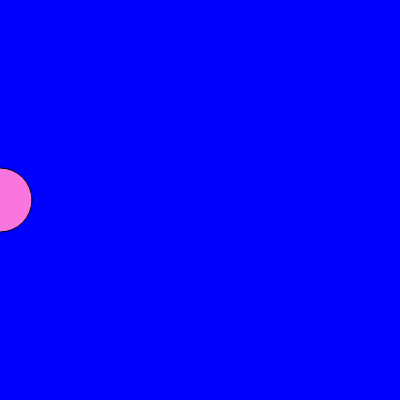
Frame 1 (no input)
Frame 60 (no input): identical to frame 1, image omitted
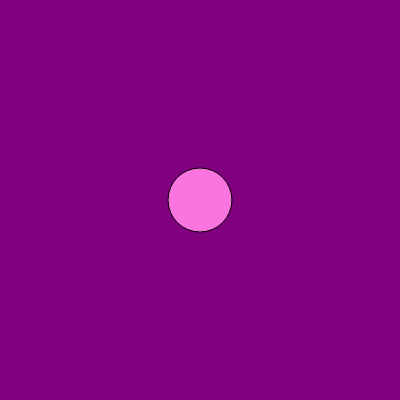
Frame 120 (the mouse pressed at the canvas centre since frame 60)

The p5.js sketch that drew these frames (run headless with seeded random() and noise() and a simulated clock; from frame 60 on, the mouse is pressed at the canvas centre):

// p5.js sketch
// ── sketch.js

let col = 0;
let r;
let b = 255;


function setup() {
  createCanvas(400, 400);
}

function draw() {

  r = map(mouseX, 0, 400, 0, 255)/* Mapping essentially changes the range to be whatever you want.
  so a 0, 600 can become, 0, 255 so that you can do accurate rgb values*/
  b = map(mouseY, 0, 400, 255, 0)

  background(r, 0, b);


  fill(250, 118, 222)
  ellipse(mouseX, 200, 64, 64)
}
